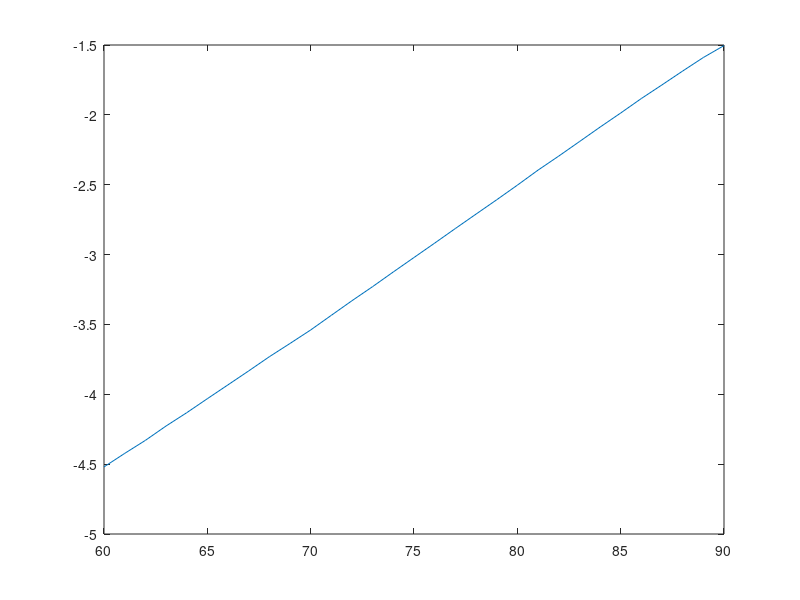
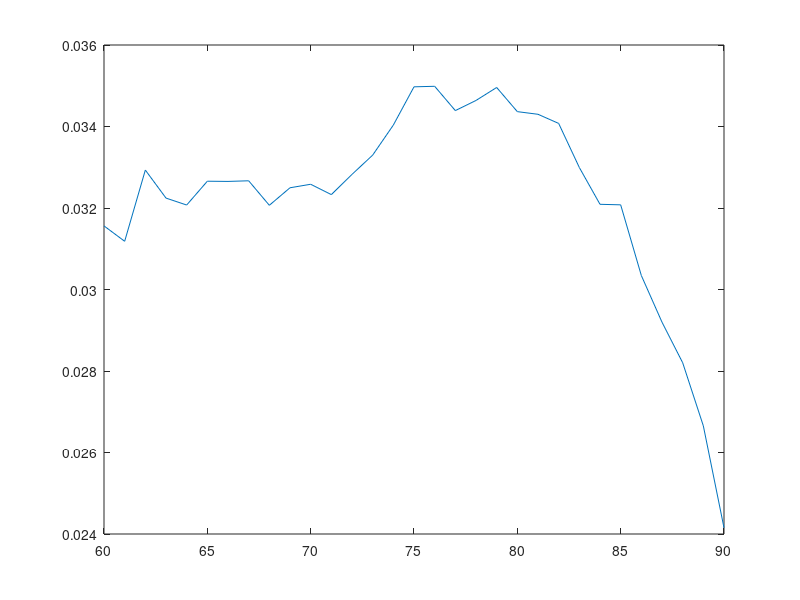
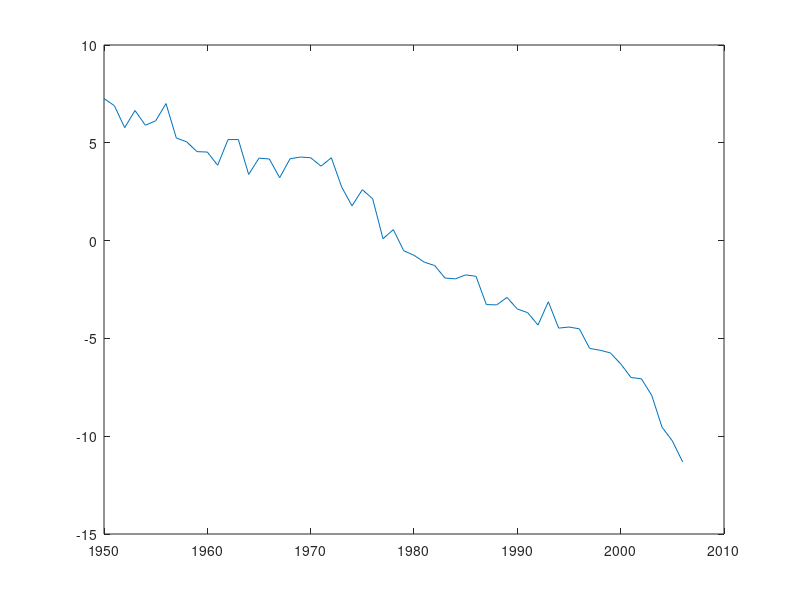

Write the MATLAB code that produced these figures, in order.
clc;
clear;
%% Load file
load('qxt.mat');
close all;
%% Preliminaries
A = transpose(reshape(q_xt, [111,163]));
B = A(101:157,61:91);

%% (a)(i)   Force of mortality
p_xt = ones(57,31) - B;
mu_xt = -1 * log(p_xt);
mu_xt = transpose(mu_xt);

%% (a)(ii)   Alpha, beta and kappa
sum = zeros(31,1);
for i = 1:57
    sum  = sum + log(mu_xt(:,i));
end
alpha = sum/57;

%plot alpha
figure;
plot(Age(61:91), alpha);


Axt_SVD = log(mu_xt)-repmat(alpha,1,57);
[U, S, V] = svd(Axt_SVD);

som = 0;
for i = 1:31
    som = som + S(1,1)*U(i,1);
end
c = 1/som;

beta = c* S(1,1)*U(:,1);

%plot beta
figure;
plot(Age(61:91),beta);


kappa = transpose(V(:,1)/c);

%plot kappa
figure;
plot(1950:1:2006, kappa);


%% (c)   Estimation of sigma^2
sum2 = 0;
for i=1:31
    for j = 1:57
        sum2 = sum2 + (log(mu_xt(i,j))- alpha(i) - beta(i)*kappa(j))^2;
        
    end
    
    
end
sigma_sq = sum2/(57*31);


%% (d)   LC model
log_muxt_tilde = repmat(alpha,1,57) + beta*kappa;

%Variance of LC model for every age group x (with log(mu_tx_tilde))
variance1 = zeros(31,1);
sum3 = zeros(31,1);
for i = 1:31
    for j = 1:57
        sum3(i) = sum3(i) + (log_muxt_tilde(i,j) - alpha(i))^2;
    end
    variance1(i) = sum3(i);
end


%Total variance1
total_variance1 = 0;
for i = 1:31
    total_variance1 = total_variance1 + variance1(i);
end


%Variance of LC model (with log(mu_tx))
log_muxt = log(mu_xt);
variance2 = zeros(31,1);
sum4 = zeros(31,1);
for i = 1:31
    for j = 1:57
        sum4(i) = sum4(i) + (log_muxt(i,j) - alpha(i))^2;
    end
    variance2(i) = sum4(i);
end


%Total variance2
total_variance2 = 0;
for i = 1:31
    total_variance2 = total_variance2 + variance2(i);
end

%Percentage of Variance explained by the model
percentage_explained = total_variance1/total_variance2;


%% (e)   C_hat and sigmak_hat_sq

%C_hat
C_hat = (kappa(57) - kappa(1))/56;

%sigmak_hat_sq
sum5 = 0;
for i = 2:57
    sum5 = sum5 + (kappa(i) - kappa(i-1) - C_hat)^2;
end
sigmak_hat_sq = sum5/56;


%% (f)   95% prediction interval of mu(80,2086)
k = 80;
sigmak_hat = sqrt(sigmak_hat_sq);
pred_int_left_bound = mu_xt((k+1)-60,57)*exp(k*beta((k+1)-60)*C_hat-1.96*beta((k+1)-60)*sigmak_hat*sqrt(k));
pred_int_right_bound = mu_xt((k+1)-60,57)*exp(k*beta((k+1)-60)*C_hat+1.96*beta((k+1)-60)*sigmak_hat*sqrt(k));

fprintf('\n The 95 percent prediction interval for mu(80,2086) is (%d, %d)',pred_int_left_bound, pred_int_right_bound);



%% (g)   Prediction interval of p(80,2086)
pred_int_left_bound2 = exp(-pred_int_right_bound);
pred_int_right_bound2 = exp(-pred_int_left_bound);
fprintf('\n The 95 percent prediction interval for p(80,2086) is (%d, %d)\n\n',pred_int_left_bound2, pred_int_right_bound2);


%% (h)   Probability of a person aged 60 in 2040 that becomes strictly older than 75

% Note: P(T(60,2040)>15) = P(T(0,1980)>75)/P(T(0,1980)>= 60)
%                        = (p0(1980)*p1(1981)*...*p75(2055))/(p0(1980)*...*p60(2040))
%                        = p61(2041)*...*p75(2055)


% Forecasted survival probabilities and last probability is the required
% one
kappa_forecast1 = zeros(1,15);
prob1 = 1;
for l = 1:15
    kappa_forecast1(1,l) = (l+34)*C_hat +kappa(57);
    prob1 = prob1*exp(-1*exp(alpha(l+1) + beta(l+1)*kappa_forecast1(1,l)));
end



%% (i)  Probability of a person aged 60 in 2040 to pass away aged 80

%P[Tx=k] = P[Tx >= k] - P[Tx >= k+1]
%        = prob2a - prob2b
% Forecasted survival probabilities
kappa_forecast2 = zeros(1,20);
prob2a = 1;
for l = 1:20
    kappa_forecast2(1,l) = (l+34)*C_hat +kappa(57);
    prob2a = prob2a*exp(-1*exp(alpha(l+1) + beta(l+1)*kappa_forecast2(1,l)));
end

prob2b = 1;
for l = 1:21
    kappa_forecast2(1,l) = (l+34)*C_hat +kappa(57);
    prob2b = prob2b*exp(-1*exp(alpha(l+1) + beta(l+1)*kappa_forecast2(1,l)));
end

%required probability
prob2 = prob2a - prob2b;

